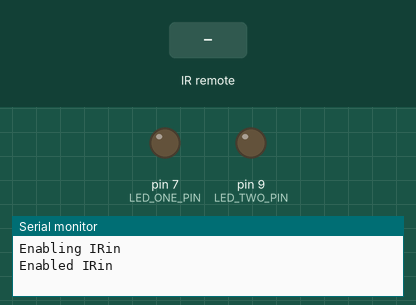
A sketch run on a simulated Arduino Uno, built with avr-gcc and run on an emulated ATmega328P. Parts: output pins drawn as LEDs (lit = HIGH), the last lines printed to the serial monitor. The test bench sets the inputs (shaded band).

Above: at 1.2 s.
1.3 s: infrared code 0xFE5AA5 received
At 2.1 s:
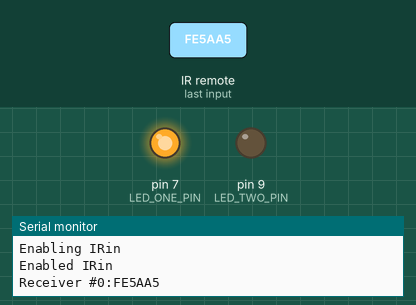
2.8 s: infrared code 0xFE1AE5 received
At 3.2 s:
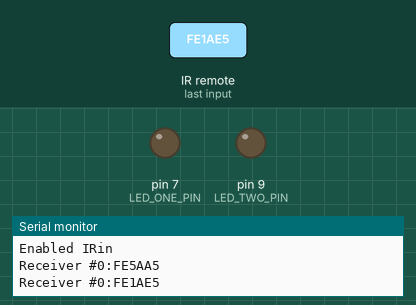
4.3 s: infrared code 0xFEDA25 received
At 5.5 s:
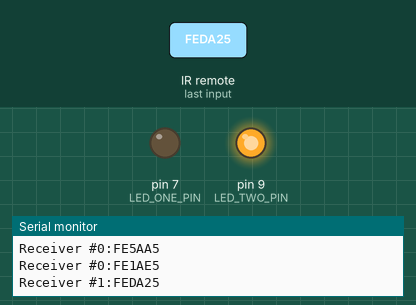
Timing chart, 0 to 7.3 s (numbered marks = the images above; inputs shaded):
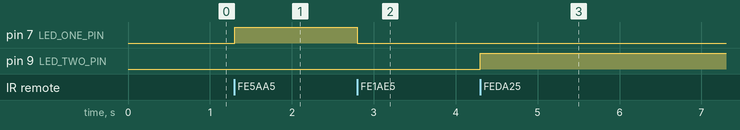

The sketch:

Test_IR_receiver_double.ino
```cpp
// ! Special version of library is used
#include <IRremote.h>

#define RECEIVERS 2

#define LED_ONE_PIN 7
#define RECEIVER_ONE_PIN 6

#define LED_TWO_PIN 9
#define RECEIVER_TWO_PIN 8

unsigned long now = 0;

IRrecv *irrecvs[RECEIVERS];

decode_results results;

void setup()
{
	Serial.begin(9600);
	pinMode(LED_ONE_PIN, OUTPUT);
	digitalWrite(LED_ONE_PIN, LOW);
	pinMode(LED_TWO_PIN, OUTPUT);
	digitalWrite(LED_TWO_PIN, LOW);
	// In case the interrupt driver crashes on setup, give a clue
	// to the user what's going on.
	irrecvs[0] = new IRrecv(RECEIVER_ONE_PIN);
	irrecvs[1] = new IRrecv(RECEIVER_TWO_PIN);
	Serial.println("Enabling IRin");
	for (int i = 0; i < RECEIVERS; i++)
		irrecvs[i]->enableIRIn();
	Serial.println("Enabled IRin");
}

void loop() {
	for (int i = 0; i < RECEIVERS; i++) {
		if (irrecvs[i]->decode(&results)) {
			Serial.print("Receiver #");
			Serial.print(i);
			Serial.print(":");
			Serial.println(results.value, HEX);
			if ((i == 0) && ((results.value == 0xFE5AA5) || (results.value == 0xFE1AE5))) {
				digitalWrite(LED_ONE_PIN, !digitalRead(LED_ONE_PIN));
			}
			if ((i == 1) && ((results.value == 0xFE5AA5) || (results.value == 0xFEDA25))) {
				digitalWrite(LED_TWO_PIN, !digitalRead(LED_TWO_PIN));
			}
			irrecvs[i]->resume(); // Receive the next value
		}
	}
}
```

Measured:
- after the input at 1.3 s, pin 7 (LED_ONE_PIN): LOW → HIGH at once
- after the input at 2.8 s, pin 7 (LED_ONE_PIN): HIGH → LOW at once
- after the input at 4.3 s, pin 9 (LED_TWO_PIN): LOW → HIGH at once
